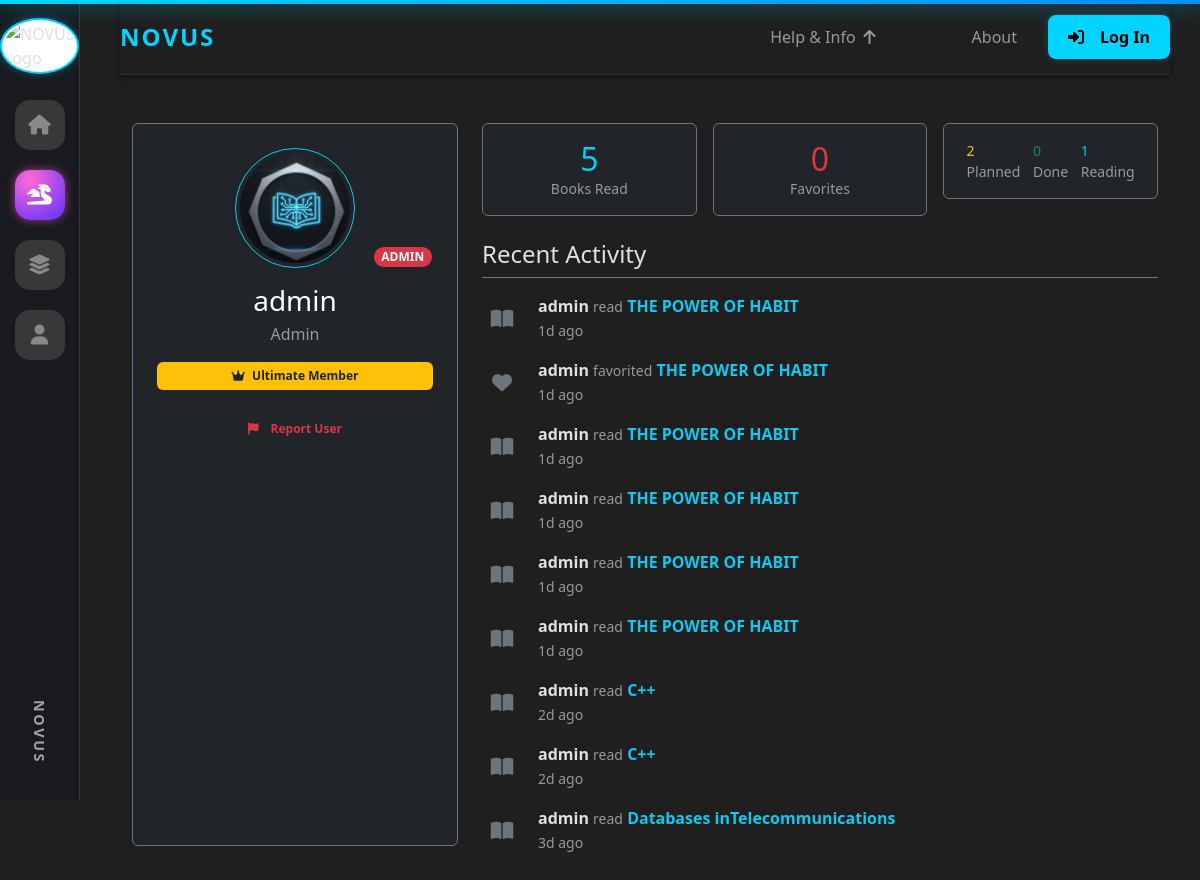
Screenshot of /u/admin with the database file from the repository.
### tables this page shows
CREATE TABLE users (
                    id INTEGER PRIMARY KEY,
                    username TEXT UNIQUE,
                    password TEXT,
                    role TEXT
                , status TEXT DEFAULT 'active', pending_publisher INTEGER DEFAULT 0, is_banned INTEGER DEFAULT 0, email TEXT, avatar_url TEXT, plan TEXT, plan_expires_at TEXT, google_id TEXT, facebook_id TEXT);

CREATE TABLE activity_log (
            id INTEGER PRIMARY KEY,
            user_id INTEGER NOT NULL,
            book_id INTEGER NOT NULL,
            activity_type TEXT NOT NULL,
            summary_generated INTEGER DEFAULT 0,
            timestamp TEXT DEFAULT (DATETIME('now')),
            FOREIGN KEY (user_id) REFERENCES users(id),
            FOREIGN KEY (book_id) REFERENCES books(id)
        );

CREATE TABLE books (
                    id INTEGER PRIMARY KEY,
                    title TEXT,
                    author TEXT,
                    category TEXT,
                    pdf_filename TEXT,
                    audio_filename TEXT
                , created_at TEXT, cover_path TEXT, uploader_id INTEGER, book_type TEXT DEFAULT 'book', description TEXT);

### app.py (the view)
@app.route("/u/<username>")
def public_profile(username):
    conn = get_conn()
    c = conn.cursor()
    c.execute("SELECT id, username, role, avatar_url, plan FROM users WHERE username=?", (username,))
    user = c.fetchone()
    if not user:
        conn.close()
        flash("User not found.", "error")
        return redirect(url_for("home"))
    user_id = user[0]
    c.execute("SELECT COUNT(*) FROM history WHERE user_id=?", (user_id,))
    read_count = c.fetchone()[0]
    c.execute("SELECT status, COUNT(*) FROM watchlist WHERE user_id=? GROUP BY status", (user_id,))
    watchlist_stats = dict(c.fetchall())
    c.execute("SELECT COUNT(*) FROM favorites WHERE user_id=?", (user_id,))
    fav_count = c.fetchone()[0]
    c.execute("""
        SELECT al.activity_type, b.title, al.timestamp
        FROM activity_log al
        JOIN books b ON al.book_id = b.id
        WHERE al.user_id = ?
        ORDER BY al.timestamp DESC
        LIMIT 10
    """, (user_id,))
    activity_raw = c.fetchall()
    conn.close()
    activity_icons = {
        'read': 'fa-book-open',
        'started': 'fa-play-circle',
        'completed': 'fa-check-circle',
        'favorited': 'fa-heart',
        'summarized': 'fa-sparkles'
    }
    recent_activity = []
    for activity_type, title, timestamp in activity_raw:
        try:
            dt = datetime.fromisoformat(timestamp)
            now = datetime.utcnow()
            diff = now - dt
            if diff.days > 365:
                when = f"{diff.days // 365}y ago"
            elif diff.days > 30:
                when = f"{diff.days // 30}mo ago"
            elif diff.days > 0:
                when = f"{diff.days}d ago"
            elif diff.seconds > 3600:
                when = f"{diff.seconds // 3600}h ago"
            elif diff.seconds > 60:
                when = f"{diff.seconds // 60}m ago"
            else:
                when = "Just now"
        except:
            when = timestamp
        recent_activity.append({
            'type': activity_type.replace('_', ' ').title(),
            'title': title,
            'when': when,
            'icon': activity_icons.get(activity_type, 'fa-circle')
        })
    return render_template(
        "user_profile.html",
        user=user,
        read_count=read_count,
        watchlist_stats=watchlist_stats,
        fav_count=fav_count,
        recent_activity=recent_activity
    )

### app.py (called while the page is built, shortened)
def get_conn():
    return sqlite3.connect(DB_PATH)

@app.before_request
def check_banned():
    uid = session.get("user_id")
    if not uid:
        return

@app.context_processor
def inject_user_avatar():
    return {
        'user_avatar': session.get('avatar_url'),
        'user_id': session.get('user_id')
    }

@app.before_request
def refresh_plan():
    uid = session.get("user_id")
    if not uid:
        return

@app.before_request
def _ensure_db_initialized():
    global _db_init_done
    if not _db_init_done:
        try:
            init_db()
        except Exception:
            pass
        _db_init_done = True

### templates/user_profile.html (shortened to what this page needs)
{% extends "base.html" %}
{% block content %}
<div class="container mt-5 mb-5">
    <div class="row">
        <div class="col-md-4 mb-4">
            <div class="card bg-dark text-white border-secondary p-4 text-center h-100">
                <div class="mb-3 position-relative d-inline-block">
                    {% if user[3] %}
                        <img src="{{ user[3] }}" class="rounded-circle border border-info p-1" style="width: 120px; height: 120px; object-fit: cover;">
                    {% else %}
                        <div class="rounded-circle bg-secondary d-flex align-items-center justify-content-center mx-auto border border-info p-1" style="width: 120px; height: 120px; font-size: 40px;">
                            {{ user[1][0]|upper }}
                        </div>
                    {% endif %}
                    {% if user[2] == 'admin' %}
                    <span class="position-absolute bottom-0 end-0 badge rounded-pill bg-danger border border-dark">
                        ADMIN
                    </span>
                    {% elif user[2] == 'publisher' %}
                    <span class="position-absolute bottom-0 end-0 badge rounded-pill bg-warning text-dark border border-dark">
                        PUB
                    </span>
                    {% endif %}
                </div>
                <h3 class="mb-1">{{ user[1] }}</h3>
                <p class="text-muted mb-3">{{ user[2]|title }}</p>
                {% if user[4] == 'ultimate' %}
                <div class="badge bg-warning text-dark mb-4 px-3 py-2">
                    <i class="fas fa-crown me-1"></i> Ultimate Member
                </div>
                {% endif %}
                <div class="d-grid gap-2">
                    {% if session.get('user_id') != user[0] %}
                        <button class="btn btn-outline-danger btn-sm" onclick="reportUser({{ user[0] }}, '{{ user[1] }}')">
                            <i class="fas fa-flag me-2"></i>Report User
                        </button>
                    {% else %}
                        <a href="{{ url_for('profile') }}" class="btn btn-outline-light btn-sm">
                            <i class="fas fa-edit me-2"></i>Edit Profile
                        </a>
                    {% endif %}
                </div>
            </div>
        </div>
        <div class="col-md-8">
            <div class="row g-3 mb-4">
                <div class="col-sm-4">
                    <div class="card bg-dark border-secondary p-3 text-center">
                        <h2 class="text-info mb-0">{{ read_count }}</h2>
                        <small class="text-muted">Books Read</small>
                    </div>
                </div>
                <div class="col-sm-4">
                    <div class="card bg-dark border-secondary p-3 text-center">
                        <h2 class="text-danger mb-0">{{ fav_count }}</h2>
                        <small class="text-muted">Favorites</small>
                    </div>
                </div>
                <div class="col-sm-4">
                    <div class="card bg-dark border-secondary p-3 text-center">
                        <div class="d-flex justify-content-around text-start small">
                            <div>
                                <div class="text-warning">{{ watchlist_stats.get('planned', 0) }}</div> <span class="text-muted">Planned</span>
                            </div>
                            <div>
                                <div class="text-success">{{ watchlist_stats.get('completed', 0) }}</div> <span class="text-muted">Done</span>
                            </div>
                            <div>
                                <div class="text-info">{{ watchlist_stats.get('reading', 0) }}</div> <span class="text-muted">Reading</span>
                            </div>
                        </div>
                    </div>
                </div>
            </div>
            <h4 class="mb-3 border-bottom border-secondary pb-2">Recent Activity</h4>
            <div class="activity-timeline">
                {% if recent_activity %}
                    {% for act in recent_activity %}
                    <div class="d-flex align-items-center mb-3">
                        <div class="me-3 text-center" style="width: 40px;">
                            <i class="fas {{ act.icon }} fa-lg text-secondary"></i>
                        </div>
                        <div>
                            <div>
                                <span class="fw-bold">{{ user[1] }}</span>
                                <span class="text-muted small">{{ act.type|lower }}</span>
                                <span class="text-info fw-bold">{{ act.title }}</span>
                            </div>
                            <small class="text-muted">{{ act.when }}</small>
                        </div>
                    </div>
                    {% endfor %}
                {% else %}
                    <p class="text-muted text-center py-4">No recent activity to show.</p>
                {% endif %}
            </div>
        </div>
    </div>
</div>
{% endblock %}

### rows the page displays
users: avatar_url (picture), username "admin", role "Admin"
activity_log: type "read", title "THE POWER OF HABIT", when "1d ago"
activity_log: type "favorited", title "THE POWER OF HABIT", when "1d ago"
activity_log: type "read", title "THE POWER OF HABIT", when "1d ago"
activity_log: type "read", title "THE POWER OF HABIT", when "1d ago"
activity_log: type "read", title "THE POWER OF HABIT", when "1d ago"
activity_log: type "read", title "THE POWER OF HABIT", when "1d ago"
activity_log: type "read", title "C++", when "2d ago"
activity_log: type "read", title "C++", when "2d ago"
activity_log: type "read", title "Databases inTelecommunications", when "3d ago"

### other values shown
{{ read_count }} "5"
{{ fav_count }} "0"
{{ watchlist_stats.get('planned', 0) }} "2"
{{ watchlist_stats.get('completed', 0) }} "0"
{{ watchlist_stats.get('reading', 0) }} "1"
